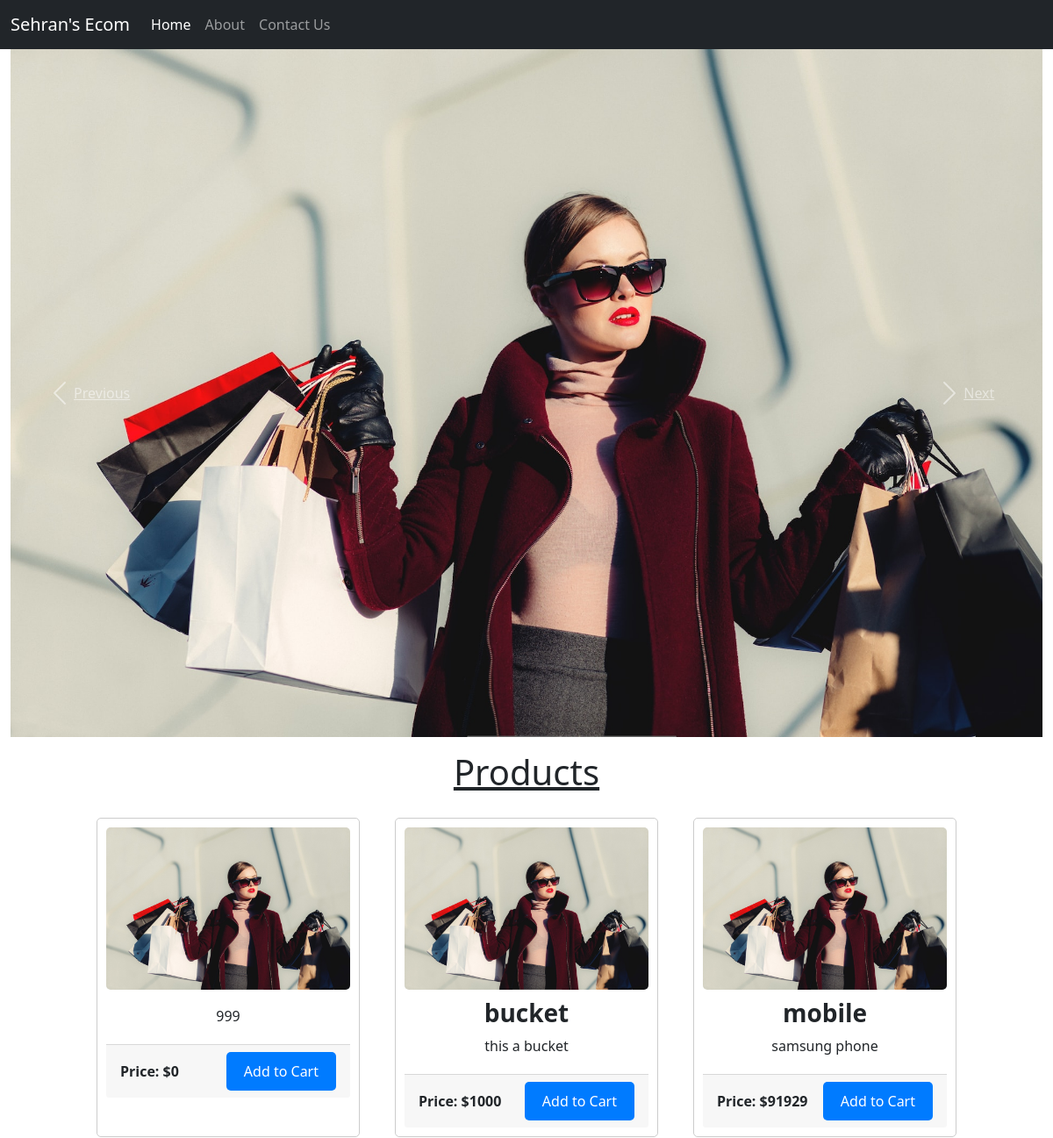
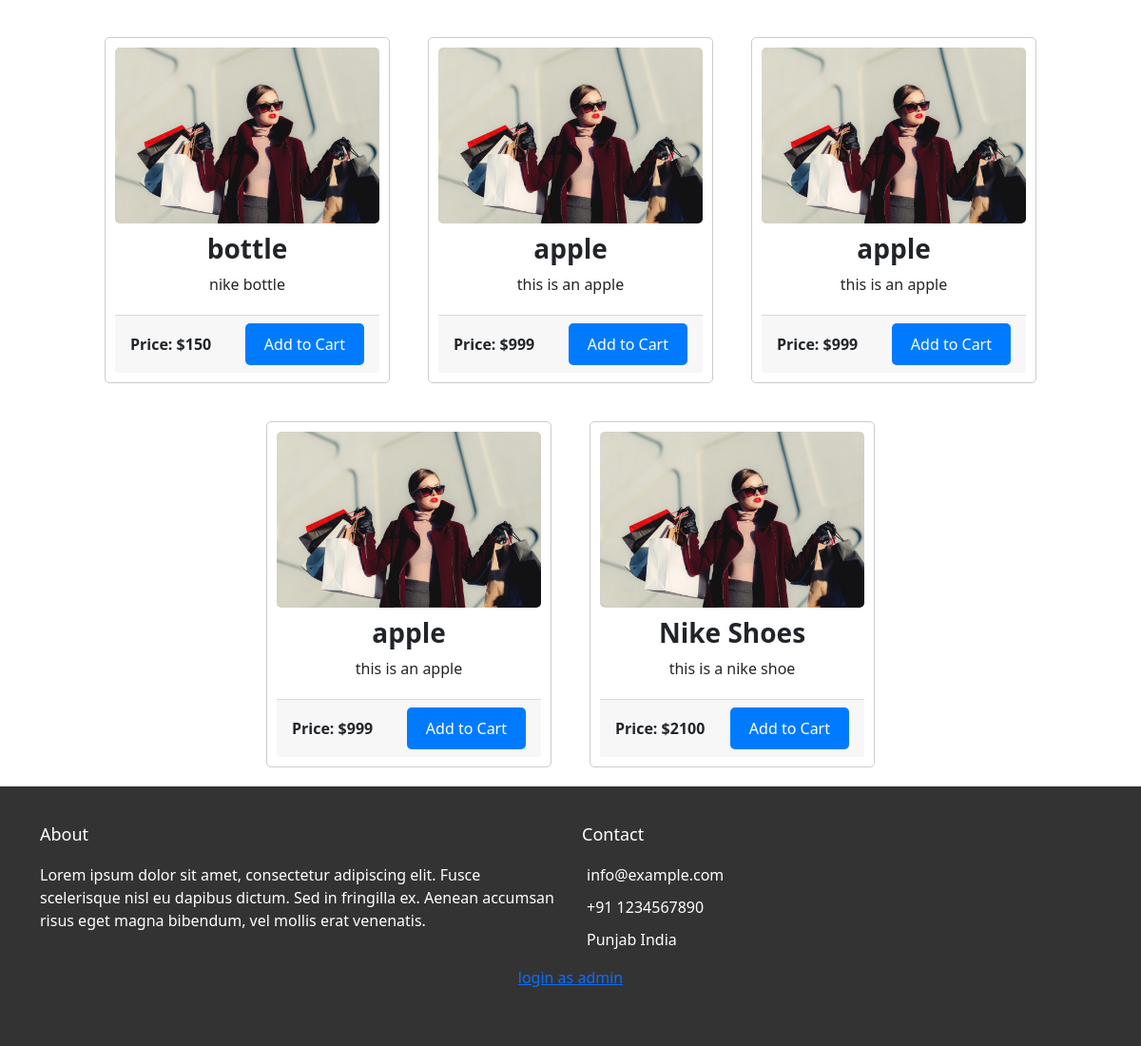
The page / on the database its author committed (2 pictures, top to bottom).
### tables this page shows
CREATE TABLE `tbl_products` (
  `prod_name` varchar(123) NOT NULL,
  `prod_price` int(11) NOT NULL,
  `prod_description` varchar(500) NOT NULL
);

### index.php (the view, shortened to what this page needs)
<!doctype html>
<html lang="en">
<head>
    <link href="https://cdn.jsdelivr.net/npm/bootstrap@5.1.0/dist/css/bootstrap.min.css" rel="stylesheet">
    <link rel="stylesheet" href="css/style.css">
</head>
<body>
    <nav class="navbar navbar-expand-lg navbar-dark bg-dark">
        <div class="container-fluid box">
            <a class="navbar-brand" href="#">Sehran's Ecom</a>
            <div class="collapse navbar-collapse" id="navbarSupportedContent">
                <ul class="navbar-nav me-auto mb-2 mb-lg-0">
                    <li class="nav-item">
                        <a class="nav-link active" aria-current="page" href="#">Home</a>
                    </li>
                    <li class="nav-item">
                        <a class="nav-link" href="#">About </a>
                    </li>
                    <li class="nav-item">
                        <a class="nav-link" href="#">Contact Us </a>
                    </li>
                </ul>
                </div>
            </div>
    </nav>
<div class="container-fluid">
<div id="carouselExampleControls" class="carousel slide" data-ride="carousel">
  <div class="carousel-inner">
    <div class="carousel-item active">
      <img class="d-block w-100" src="images/1.jpg" alt="First slide">
    </div>
  </div>
  <a class="carousel-control-prev" href="#carouselExampleControls" role="button" data-slide="prev">
    <span class="carousel-control-prev-icon" aria-hidden="true"></span>
    <span class="sr-only">Previous</span>
  </a>
  <a class="carousel-control-next" href="#carouselExampleControls" role="button" data-slide="next">
    <span class="carousel-control-next-icon" aria-hidden="true"></span>
    <span class="sr-only">Next</span>
  </a>
</div>
</div>
<div class="products">
<div class="heading mt-3">
<u> <h1><center>Products</center></h1></u>
</div>
<?php
include('connection.php');
$query = "SELECT * FROM tbl_products";
$result = mysqli_query($connection, $query);
if ($result) {
  echo '<div class="card-container">';
  while ($row = mysqli_fetch_assoc($result)) {
    $prod_name = $row['prod_name'];
    $prod_price = $row['prod_price'];
    $prod_description = $row['prod_description'];
    echo '<div class="card">';
    echo '<img src="images/1.jpg" alt="image">';
    echo '<h3>' . $prod_name . '</h3>';
    echo '<p>' . $prod_description . '</p>';
    echo '<div class="card-footer">';
    echo '<span class="price">Price: $' . $prod_price . '</span>';
    echo '<button class="btn btn-primary add-to-cart">Add to Cart</button>';
    echo '</div>';
    echo '</div>';
  }
  echo '</div>';
} else {
  echo 'Error: ' . mysqli_error($connection);
}
?>
</div>
<footer class="site-footer">
  <div class="container">
    <div class="row">
      <div class="col-md-6">
        <h4>About</h4>
        <p>Lorem ipsum dolor sit amet, consectetur adipiscing elit. Fusce scelerisque nisl eu dapibus dictum. Sed in fringilla ex. Aenean accumsan risus eget magna bibendum, vel mollis erat venenatis.</p>
      </div>
      <div class="col-md-6">
        <h4>Contact</h4>
        <ul class="contact-info">
          <li><i class="fa fa-envelope"></i> info@example.com</li>
          <li><i class="fa fa-phone"></i> +91 1234567890</li>
          <li><i class="fa fa-map-marker"></i> Punjab India</li>
        </ul>
      </div>
    </div>
  </div>
  <center><p> <a href="login.php"> login as admin</a></center>
</footer>
</body>
</html>

### css/style.css (style rules this page uses)
.card-container { display: flex; flex-wrap: wrap; justify-content: center; }
.card { width: 300px; margin: 20px; padding: 10px; border: 1px solid #ccc; border-radius: 5px; text-align: center; }
.card img { width: 100%; max-height: 200px; object-fit: cover; border-radius: 5px; }
.card h3 { font-weight: bold; margin-top: 10px; }
.card p { margin-bottom: 10px; }
.card-footer { display: flex; justify-content: space-between; align-items: center; margin-top: 10px; }
.price { font-weight: bold; font-size: 16px; }
.add-to-cart { padding: 10px 20px; border: none; border-radius: 5px; background-color: #007bff; color: #fff; cursor: pointer; }
.site-footer { background-color: #333; color: #fff; padding: 40px 0; }
.site-footer h4 { font-size: 18px; margin-bottom: 20px; }
.site-footer p { margin-bottom: 20px; }
.contact-info { list-style: none; padding-left: 0; margin-top: 20px; }
.contact-info li { margin-bottom: 10px; }

### rows shown on the page
tbl_products: prod_description "999", prod_price "0"
tbl_products: prod_name "bucket", prod_description "this a bucket", prod_price "1000"
tbl_products: prod_name "mobile", prod_description "samsung phone", prod_price "91929"
tbl_products: prod_name "bottle", prod_description "nike bottle", prod_price "150"
tbl_products: prod_name "apple", prod_description "this is an apple", prod_price "999"
tbl_products: prod_name "apple", prod_description "this is an apple", prod_price "999"
tbl_products: prod_name "apple", prod_description "this is an apple", prod_price "999"
tbl_products: prod_name "Nike Shoes", prod_description "this is a nike shoe", prod_price "2100"
